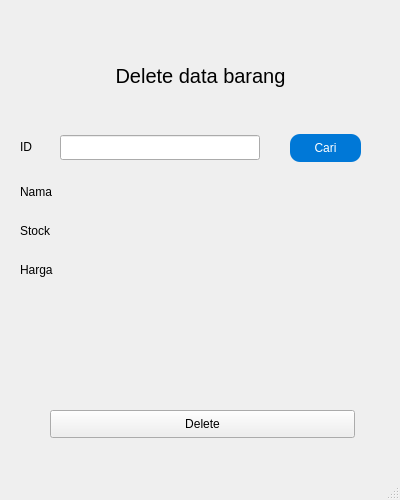
<?xml version="1.0" encoding="UTF-8"?>
<ui version="4.0">
 <class>MainWindow</class>
 <widget class="QMainWindow" name="MainWindow">
  <property name="geometry">
   <rect>
    <x>0</x>
    <y>0</y>
    <width>400</width>
    <height>500</height>
   </rect>
  </property>
  <property name="minimumSize">
   <size>
    <width>400</width>
    <height>500</height>
   </size>
  </property>
  <property name="maximumSize">
   <size>
    <width>400</width>
    <height>500</height>
   </size>
  </property>
  <property name="windowTitle">
   <string>MainWindow</string>
  </property>
  <widget class="QWidget" name="centralwidget">
   <widget class="QLabel" name="tambahdatabarang">
    <property name="geometry">
     <rect>
      <x>80</x>
      <y>50</y>
      <width>241</width>
      <height>51</height>
     </rect>
    </property>
    <property name="sizePolicy">
     <sizepolicy hsizetype="Preferred" vsizetype="Preferred">
      <horstretch>0</horstretch>
      <verstretch>0</verstretch>
     </sizepolicy>
    </property>
    <property name="font">
     <font>
      <pointsize>15</pointsize>
     </font>
    </property>
    <property name="text">
     <string>Delete data barang</string>
    </property>
    <property name="alignment">
     <set>Qt::AlignCenter</set>
    </property>
   </widget>
   <widget class="QPushButton" name="delete_2">
    <property name="geometry">
     <rect>
      <x>50</x>
      <y>410</y>
      <width>305</width>
      <height>28</height>
     </rect>
    </property>
    <property name="layoutDirection">
     <enum>Qt::LeftToRight</enum>
    </property>
    <property name="styleSheet">
     <string notr="true">#simpan {
    background-color: #0078d7; 
    color: white;           
    border-radius: 10px;        
    border: none;                
    padding: 6px 15px;          
}

#simpan:hover {
    background-color: #005fa3; 
}
</string>
    </property>
    <property name="text">
     <string>Delete</string>
    </property>
   </widget>
   <widget class="QPushButton" name="cari">
    <property name="geometry">
     <rect>
      <x>290</x>
      <y>134</y>
      <width>71</width>
      <height>28</height>
     </rect>
    </property>
    <property name="styleSheet">
     <string notr="true">#cari {
    background-color: #0078d7; 
    color: white;           
    border-radius: 10px;        
    border: none;                
    padding: 6px 15px;          
}</string>
    </property>
    <property name="text">
     <string>Cari</string>
    </property>
   </widget>
   <widget class="QWidget" name="formLayoutWidget">
    <property name="geometry">
     <rect>
      <x>20</x>
      <y>130</y>
      <width>361</width>
      <height>154</height>
     </rect>
    </property>
    <layout class="QFormLayout" name="formLayout">
     <property name="horizontalSpacing">
      <number>7</number>
     </property>
     <property name="verticalSpacing">
      <number>25</number>
     </property>
     <property name="topMargin">
      <number>5</number>
     </property>
     <item row="0" column="0">
      <widget class="QLabel" name="iDLabel">
       <property name="text">
        <string>ID</string>
       </property>
      </widget>
     </item>
     <item row="0" column="1">
      <widget class="QLineEdit" name="ID">
       <property name="minimumSize">
        <size>
         <width>200</width>
         <height>25</height>
        </size>
       </property>
       <property name="maximumSize">
        <size>
         <width>200</width>
         <height>25</height>
        </size>
       </property>
      </widget>
     </item>
     <item row="1" column="0">
      <widget class="QLabel" name="namaLabel">
       <property name="text">
        <string>Nama</string>
       </property>
      </widget>
     </item>
     <item row="1" column="1">
      <widget class="QWidget" name="namaWidget" native="true"/>
     </item>
     <item row="2" column="0">
      <widget class="QLabel" name="stockLabel">
       <property name="text">
        <string>Stock</string>
       </property>
      </widget>
     </item>
     <item row="2" column="1">
      <widget class="QWidget" name="Kategori" native="true"/>
     </item>
     <item row="3" column="0">
      <widget class="QLabel" name="hargaLabel">
       <property name="text">
        <string>Harga</string>
       </property>
      </widget>
     </item>
     <item row="3" column="1">
      <widget class="QWidget" name="hargaWidget" native="true"/>
     </item>
    </layout>
   </widget>
  </widget>
  <widget class="QStatusBar" name="statusbar"/>
 </widget>
 <resources/>
 <connections/>
</ui>
